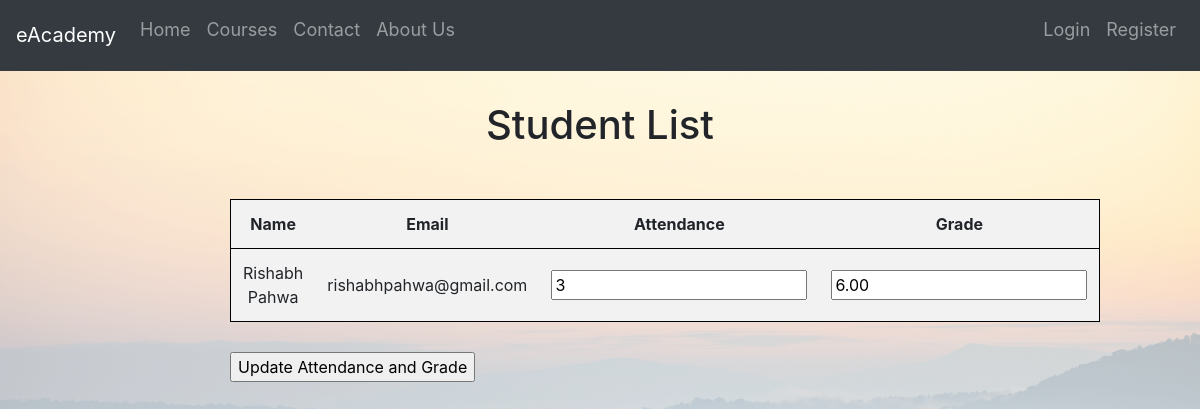
Before: /student/ with the older database file.
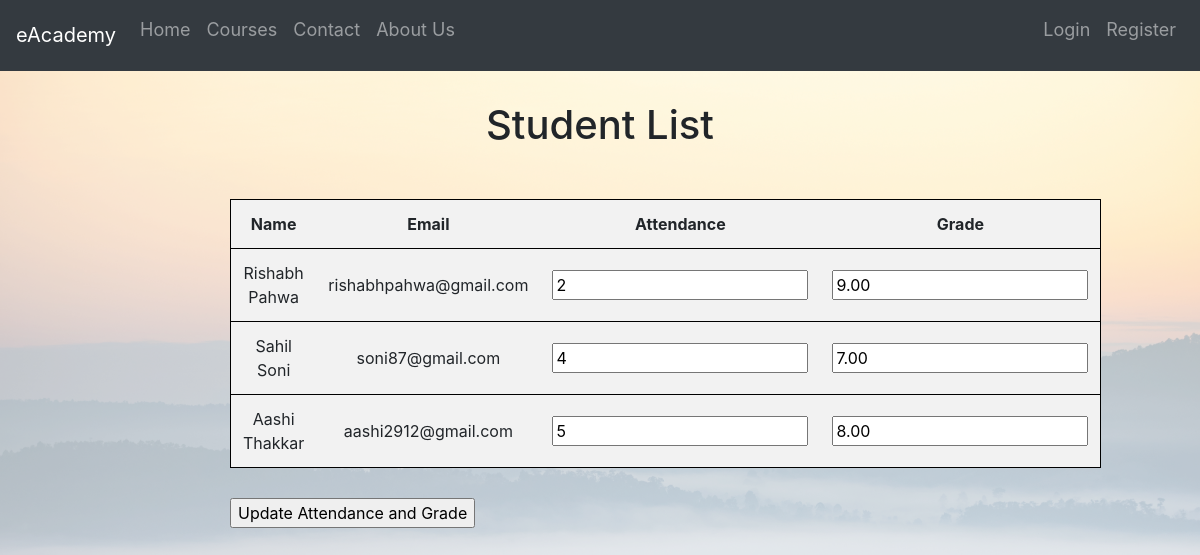
After: the same page with the newer database file.
### eAcademyApp/models.py (models this page shows, shortened)
class Student(models.Model):
    USER_TYPE_CHOICES = [
        ('student', 'Student'),
        ('professor', 'Professor'),
    ]
    user = models.OneToOneField(User, on_delete=models.CASCADE)
    user_type = models.CharField(max_length=10, choices=USER_TYPE_CHOICES, default='student')
    first_name = models.CharField(max_length=100, null=True)
    last_name = models.CharField(max_length=100, null=True)
    email = models.EmailField(unique=True, null=True)
    attendance = models.PositiveIntegerField(default=0)
    grade = models.DecimalField(max_digits=5, decimal_places=2, default=0.0)

### eAcademyApp/views.py (the view)
# urls.py: path('student/', views.student_list, name='student_list'),
def student_list(request):
    students = Student.objects.filter(user__student__user_type='student')
    if request.method == 'POST':
        form = StudentUpdateForm(request.POST, students=students)
        if form.is_valid():
            for student in students:
                student.attendance = form.cleaned_data[f'attendance_{student.id}']
                student.grade = form.cleaned_data[f'grade_{student.id}']
                student.save()
            messages.success(request, 'Your changes has been successfully saved!')
            return redirect('eAcademyApp:student_list')
    else:
        form = StudentUpdateForm(students=students)
    return render(request, 'student_list.html', {'students': students, 'form': form})

### eAcademyApp/forms.py
class StudentUpdateForm(forms.Form):
    def __init__(self, *args, **kwargs):
        students = kwargs.pop('students')
        super(StudentUpdateForm, self).__init__(*args, **kwargs)
        for student in students:
            self.fields[f'attendance_{student.id}'] = forms.IntegerField(
                label=f'Attendance for {student.first_name} {student.last_name}',
                initial=student.attendance,
                min_value=0,
            )
            self.fields[f'grade_{student.id}'] = forms.DecimalField(
                label=f'Grade for {student.first_name} {student.last_name}',
                initial=student.grade,
                min_value=0,
                max_value=100,
                decimal_places=2,
            )

### templates/student_list.html (shortened to what this page needs)
{% extends 'base.html' %}
{% load static %}
{% block content %}
<div class="container2">
    <h1>Student List</h1>
    <form method="post">
        <table class="student-table">
            <thead>
                <tr>
                    <th>Name</th>
                    <th>Email</th>
                    <th>Attendance</th>
                    <th>Grade</th>
                </tr>
            </thead>
            <tbody>
                {% for student in students %}
                <tr>
                    <td>{{ student.first_name }} {{ student.last_name }}</td>
                    <td>{{ student.email }}</td>
                    <td><input type="number" name="attendance_{{ student.id }}" value="{{ student.attendance }}"></td>
                    <td><input type="number" name="grade_{{ student.id }}" value="{{ student.grade }}"></td>
                </tr>
                {% endfor %}
            </tbody>
        </table>
        <div class="button-space">
            <input type="submit" value="Update Attendance and Grade">
        </div>
    </form>
</div>
{% endblock %}

Changed rows visible on the page:
changed Student "Rishabh": attendance "3" → "2"; grade "6.00" → "9.00"
added Student: first_name "Sahil", last_name "Soni", email "soni87@gmail.com", attendance "4", grade "7.00"
added Student: first_name "Aashi", last_name "Thakkar", email "aashi2912@gmail.com", attendance "5", grade "8.00"
